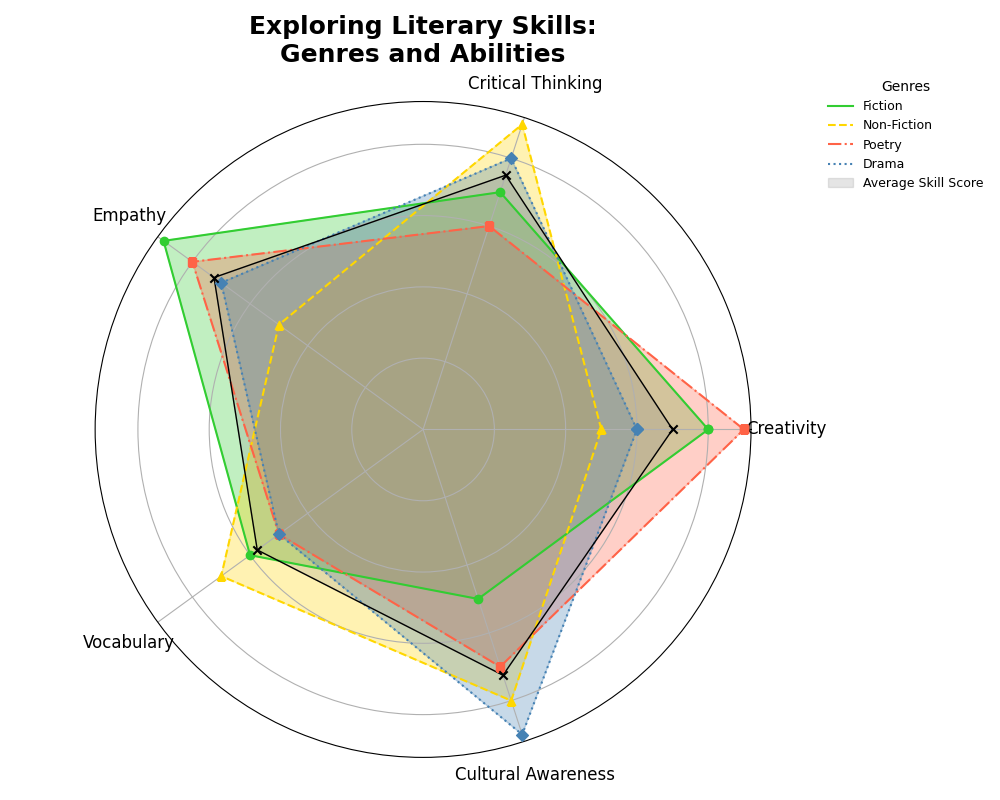

Write the Python code that produced this figure.
import matplotlib.pyplot as plt
import numpy as np

skills = ['Creativity', 'Critical Thinking', 'Empathy', 'Vocabulary', 'Cultural Awareness']
genres = ['Fiction', 'Non-Fiction', 'Poetry', 'Drama']

data = {
    'Fiction': [8, 7, 9, 6, 5],
    'Non-Fiction': [5, 9, 5, 7, 8],
    'Poetry': [9, 6, 8, 5, 7],
    'Drama': [6, 8, 7, 5, 9],
}

average_skill_scores = np.mean(list(data.values()), axis=0)
average_skill_scores = np.append(average_skill_scores, average_skill_scores[0])

N = len(skills)
angles = np.linspace(0, 2 * np.pi, N, endpoint=False).tolist()
angles += angles[:1]

for genre in data:
    data[genre].append(data[genre][0])

fig, ax = plt.subplots(figsize=(10, 8), subplot_kw=dict(polar=True))

colors = ['#32CD32', '#FFD700', '#FF6347', '#4682B4']
markers = ['o', '^', 's', 'D']
linestyles = ['-', '--', '-.', ':']
for i, (genre, values) in enumerate(data.items()):
    ax.fill(angles, values, color=colors[i], alpha=0.3)
    ax.plot(angles, values, color=colors[i], linewidth=1.5, linestyle=linestyles[i], label=genre)
    ax.scatter(angles, values, color=colors[i], marker=markers[i], zorder=10)

ax.fill(angles, average_skill_scores, color='gray', alpha=0.2, label='Average Skill Score')
ax.plot(angles, average_skill_scores, color='black', linestyle='-', linewidth=1)
ax.scatter(angles[:-1], average_skill_scores[:-1], color='black', marker='x', zorder=10)

ax.set_yticklabels([])
ax.set_xticks(angles[:-1])
ax.set_xticklabels(skills, fontsize=12, fontweight='medium')
ax.tick_params(axis='x', which='major', pad=15)

plt.title("Exploring Literary Skills:\nGenres and Abilities", size=18, fontweight='bold', va='bottom', pad=25)
plt.legend(loc='upper left', bbox_to_anchor=(1.1, 1.05), title='Genres', fontsize=9, frameon=False)

plt.tight_layout()
plt.show()
